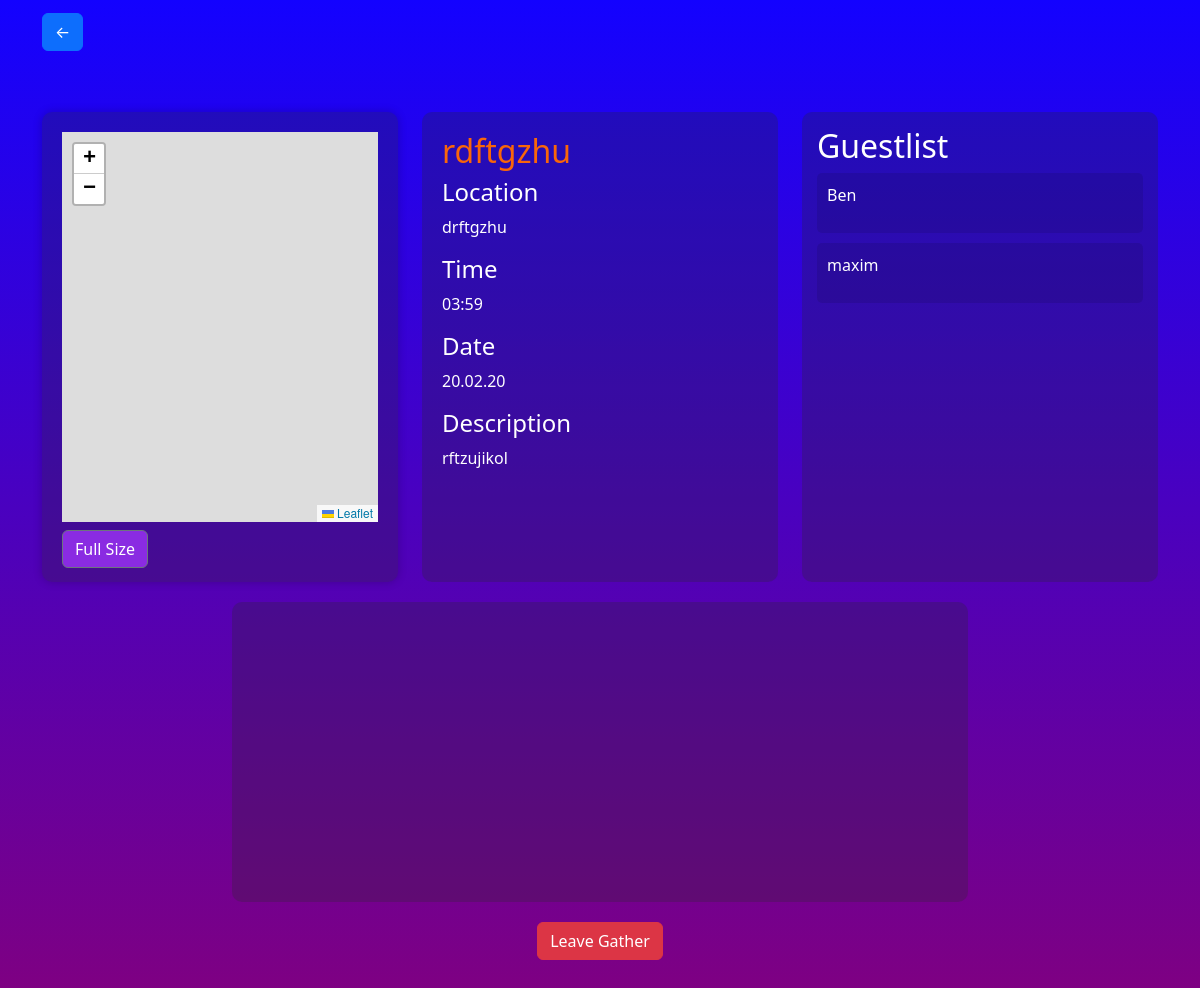
Screenshot of /render-extended-gather?gather_id=1 (signed in) with the database file from the repository.
### website/models.py (models this page shows)
class Gather(db.Model, UserMixin):
    id = db.Column(db.Integer, primary_key = True)
    name = db.Column(db.String(150))
    description = db.Column(db.String(1000))
    location = db.Column(db.String(1000))
    Date = db.Column(db.Date)
    Time = db.Column(db.Time)
    createdAt = db.Column(db.DateTime(),default=datetime.utcnow)
    user_id = db.Column(db.Integer, db.ForeignKey('user.id'))
    Host = db.Column(db.String(20))
    users = db.relationship('User', secondary=user_gather_association, back_populates='Gathers')
    markers = db.relationship('Marker', back_populates='gather')

class User(db.Model, UserMixin):
    id = db.Column(db.Integer, primary_key=True)
    email = db.Column(db.String(150), unique=True)
    password = db.Column(db.String(150))
    Gathers = db.relationship('Gather', secondary=user_gather_association, back_populates='users')

### website/gather.py (the view)
@gather.route('/render-extended-gather', methods=['GET'])
@login_required
def render_extended_gather():
    gather_id = request.args.get('gather_id')
    markerLat = request.args.get('markerLat')
    markerLng = request.args.get('markerLng')
    gather = Gather.query.get(gather_id)
    return render_template("extendedGather.html", Gather=gather, markerLat=markerLat, markerLng=markerLng)

### website/__init__.py (called while the page is built)
def create_app():
    app = Flask(__name__)
    app.config['SECRET_KEY'] = 'napusi se kurca'
    app.config['SQLALCHEMY_DATABASE_URI'] = f'sqlite:///{DB_NAME}'
    db.init_app(app)
    from .views import views
    from .auth import auth
    from .gather import gather
    app.register_blueprint(views, url_prefix='/')
    app.register_blueprint(auth, url_prefix='/')
    app.register_blueprint(gather,url_prefix='/')
    from .models import User
    with app.app_context():
        db.create_all()
    login_manager = LoginManager()
    login_manager.login_view = 'auth.login'
    login_manager.init_app(app)
    @login_manager.user_loader
    def load_user(id):
        return User.query.get(int(id))
    return app

### website/templates/extendedGather.html (shortened to what this page needs)
<!DOCTYPE html>
<html lang="en">
<head>
    <link href="https://cdn.jsdelivr.net/npm/bootstrap@5.3.2/dist/css/bootstrap.min.css" rel="stylesheet">
    <link rel="stylesheet" href="https://unpkg.com/leaflet/dist/leaflet.css" />
</head>
<body>
    <nav class="navbar navbar-light">
        <div class="container">
            <a class="navbar-brand" href="/gather_find">
            <button type="button" class="btn btn-primary">&#8592;</button>
            </a>
        </div>
    </nav>
    <div class="container my-5">
        <div class="row">
            <div class="col-md-4">
                <div class="map-container">
                    <div id="map"></div>
                    <a href="/map">
                        <button type="button" class="btn btn-secondary mt-2" id="fullSizeMapBtn">Full Size</button>
                    </a>
                </div>
            </div>
            <div class="col-md-4">
                <div class="gather-info-container" style="background-color: rgba(43, 43, 43, 0.264); padding: 20px; border-radius: 10px;"  >
                    <div class=" Headline-name" style="color: rgb(249, 102, 10);">
                    <h2>{{Gather.name}}</h2>
                    </div>
                    <div class="info-subcontainer">
                        <h4>Location</h4>
                        <p>{{ Gather.location }}</p>
                    </div>
                    <div class="info-subcontainer">
                        <h4>Time</h4>
                        <p>{{ Gather.Time.strftime('%H:%M') }}</p>
                        <div class="info-subcontainer">
                            <h4>Date</h4>
                            <p>{{ Gather.Date.strftime('%d.%m.%y') }}</p>
                        </div>
                    </div>
                    <div class="info-subcontainer">
                        <h4>Description</h4>
                        <p>{{ Gather.description }}</p>
                    </div>
                </div>
            </div>
            <div class="col-md-4">
                <div class="guestlist-container">
                    <h2>Guestlist</h2>
                    {% for user in Gather.users %}
                        <div class="guest-container" style="background-color: rgba(0, 0, 0, 0.1); margin-bottom: 10px; padding: 10px; border-radius: 5px;">
                            <p>{{ user.email }}</p>
                        </div>
                    {% endfor %}
                </div>
            </div>
        </div>
        <div class="row lower-container">
            <div class="col-md-8 offset-md-2">
                <div class="empty-container">
                </div>
            </div>
        </div>
        <div class="bottom-buttons">
            {% if current_user not in Gather.users %}
            <form action="/join_gather" method="POST">
                <input type="hidden" name="gather_id" value="{{ Gather.id }}">
                <button type="submit" class="btn btn-success">Join Gather</button>
            </form>
            {% else %}
            <form action="/leave_gather" method="POST">
                <button type="submit" class="btn btn-danger">Leave Gather</button>
            </form>
            {% endif %}
        </div>
    </div>
</body>
</html>

### website/templates/extendedGather.html (style rules this page uses)
body { background: linear-gradient(rgb(19, 2, 255), purple); color: white; background-repeat: no-repeat; background-attachment: fixed; background-size: cover; }
.map-container { padding: 20px; padding-bottom: 60px; background-color: rgba(43, 43, 43, 0.264); box-shadow: 0 0 10px rgba(0, 0, 0, 0.2); border-radius: 10px; height: 100%; }
#map { height: 100%; width: 100%; }
.guestlist-container { background-color: rgba(43, 43, 43, 0.264); padding: 15px; border-radius: 10px; min-height: 470px; max-height: 470px; overflow-y: auto; }
#fullSizeMapBtn { margin-top: 300%; background-color: blueviolet; }
.empty-container { background-color: rgba(43, 43, 43, 0.264); padding: 20px; border-radius: 10px; min-height: 300px; }
.lower-container { margin-top: 20px; }
.bottom-buttons { margin-top: 20px; text-align: center; }
.gather-info-container { background-color: rgba(43, 43, 43, 0.264); padding: 20px; border-radius: 10px; min-height: 470px; max-height: 470px; overflow-y: auto; }

### rows the page displays
Gather: name "rdftgzhu", location "drftgzhu", Time "03:59", Date "20.02.20", description "rftzujikol"
User: email "Ben"
User: email "maxim"
